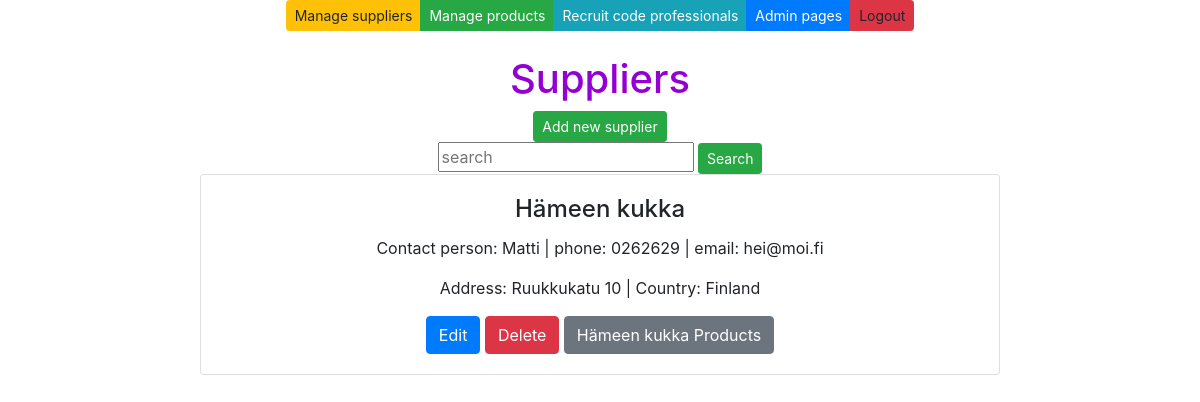
/suppliers/, run on an earlier commit of the app's database.
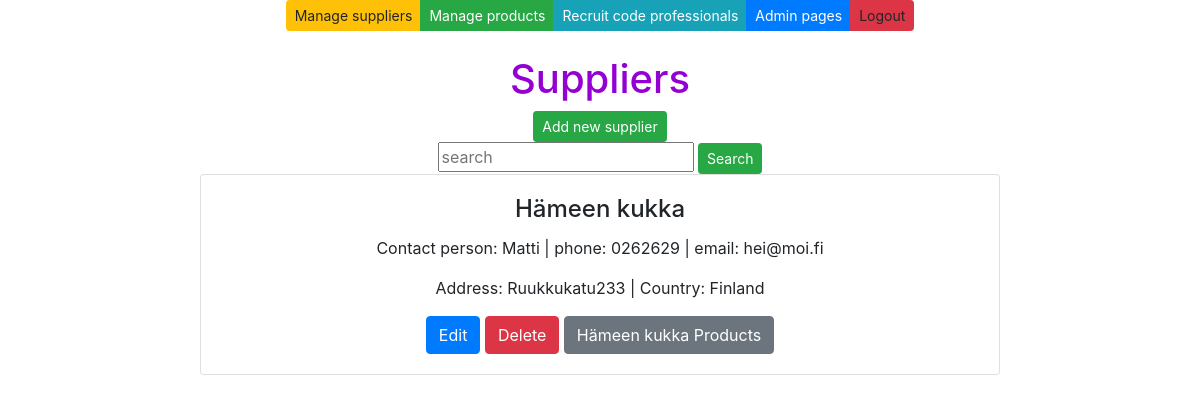
And on a later commit of the database.
### app/models.py (models this page shows, shortened)
class Supplier(models.Model):
    companyname = models.CharField(max_length = 50, default="firma")
    contactname = models.CharField(max_length = 50, default="firma")
    address = models.CharField(max_length = 100, default="firma")
    phone = models.CharField(max_length = 20, default="firma")
    email = models.CharField(max_length = 50, default="firma")
    country = models.CharField(max_length = 50, default="firma")

### app/views.py (the view)
# urls.py: path('suppliers/', supplierlistview),
def supplierlistview(request):
    supplierlist = Supplier.objects.all()
    context = {'suppliers': supplierlist}
    return render (request,"supplierlist.html",context)

### app/templates/supplierlist.html (shortened to what this page needs)
{% extends 'index.html' %}
{% block content %}
<br />
<br />
<h1 style="color: darkviolet">Suppliers</h1>
<button id="add-btn" class="btn btn-success btn-sm" onclick="showaddform()">Add new supplier</button>
<form method="post" action="/search-suppliers/">
    <input class="card-text" class="card-text" type="text" placeholder="search" name="search">
    <input type="submit" value="Search" class="btn btn-success btn-sm" name="">
</form>
{% for s in suppliers %}
<div class="card" style="width: 50rem;">
    <div class="card-body">
        <h4 class="card-title">{{s.companyname}}</h4>
        <p class="card-text">Contact person: {{s.contactname}} | phone: {{s.phone}} | email: {{s.email}} </p>
        <p class="card-text">Address: {{s.address}} | Country: {{s.country}}</p>
        <a href="/edit-supplier-get/{{s.id}}/" class="btn btn-primary">Edit</a>
        <a href="/confirm-delete-supplier/{{s.id}}/" class="btn btn-danger">Delete</a>
        <a href="/products-by-supplier/{{s.id}}/" class="btn btn-secondary">{{s.companyname}} Products</a>
    </div>
</div>
{%endfor%}
{% endblock %}

What changed in the data, as far as the page shows it:
changed Supplier "Hämeen kukka": address "Ruukkukatu 10" → "Ruukkukatu233"
